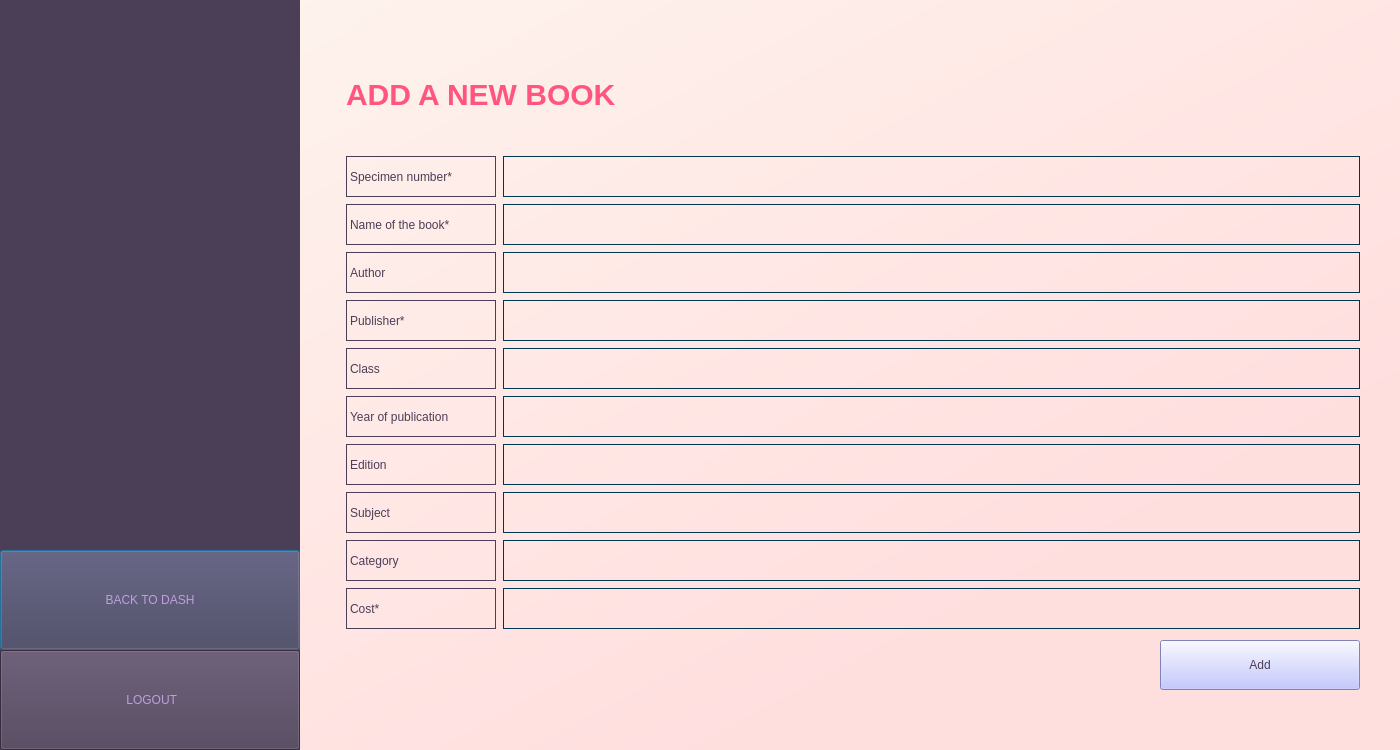
<?xml version="1.0" encoding="UTF-8"?>
<ui version="4.0">
 <class>Dialog</class>
 <widget class="QDialog" name="Dialog">
  <property name="geometry">
   <rect>
    <x>0</x>
    <y>0</y>
    <width>1400</width>
    <height>750</height>
   </rect>
  </property>
  <property name="minimumSize">
   <size>
    <width>1400</width>
    <height>750</height>
   </size>
  </property>
  <property name="windowTitle">
   <string>Dialog</string>
  </property>
  <property name="styleSheet">
   <string notr="true">QWidget#dashwidget{
	background-color : qlineargradient(spread:pad, x1:0, y1:0, x2:1, y2:1, stop:0 rgba(254, 246, 239, 255), stop:0.766169 rgba(255, 222, 222, 255))
}</string>
  </property>
  <layout class="QVBoxLayout" name="verticalLayout">
   <property name="spacing">
    <number>7</number>
   </property>
   <property name="leftMargin">
    <number>0</number>
   </property>
   <property name="topMargin">
    <number>0</number>
   </property>
   <property name="rightMargin">
    <number>0</number>
   </property>
   <property name="bottomMargin">
    <number>0</number>
   </property>
   <item>
    <widget class="QWidget" name="dashwidget" native="true">
     <property name="minimumSize">
      <size>
       <width>1400</width>
       <height>750</height>
      </size>
     </property>
     <property name="styleSheet">
      <string notr="true">QWidget#dashwidget{
	background-color : qlineargradient(spread:pad, x1:0, y1:0, x2:1, y2:1, stop:0 rgba(254, 246, 239, 255), stop:0.766169 rgba(255, 222, 222, 255))
}</string>
     </property>
     <layout class="QGridLayout" name="gridLayout_2">
      <property name="leftMargin">
       <number>0</number>
      </property>
      <property name="topMargin">
       <number>0</number>
      </property>
      <property name="rightMargin">
       <number>0</number>
      </property>
      <property name="bottomMargin">
       <number>0</number>
      </property>
      <item row="0" column="0">
       <layout class="QHBoxLayout" name="horizontalLayout">
        <item>
         <widget class="QWidget" name="widget" native="true">
          <property name="minimumSize">
           <size>
            <width>300</width>
            <height>750</height>
           </size>
          </property>
          <property name="styleSheet">
           <string notr="true">background-color: rgb(75, 62, 87);</string>
          </property>
          <layout class="QVBoxLayout" name="verticalLayout_4">
           <property name="spacing">
            <number>0</number>
           </property>
           <property name="leftMargin">
            <number>0</number>
           </property>
           <property name="topMargin">
            <number>0</number>
           </property>
           <property name="rightMargin">
            <number>0</number>
           </property>
           <property name="bottomMargin">
            <number>0</number>
           </property>
           <item>
            <spacer name="verticalSpacer_3">
             <property name="orientation">
              <enum>Qt::Vertical</enum>
             </property>
             <property name="sizeType">
              <enum>QSizePolicy::Preferred</enum>
             </property>
             <property name="sizeHint" stdset="0">
              <size>
               <width>20</width>
               <height>1000</height>
              </size>
             </property>
            </spacer>
           </item>
           <item>
            <widget class="QPushButton" name="homeButton">
             <property name="minimumSize">
              <size>
               <width>300</width>
               <height>100</height>
              </size>
             </property>
             <property name="styleSheet">
              <string notr="true">font: 18pt &quot;Calibri&quot;;
color: rgb(190, 159, 221);</string>
             </property>
             <property name="text">
              <string>BACK TO DASH</string>
             </property>
            </widget>
           </item>
           <item>
            <widget class="QPushButton" name="logout">
             <property name="minimumSize">
              <size>
               <width>300</width>
               <height>100</height>
              </size>
             </property>
             <property name="styleSheet">
              <string notr="true">font: 18pt &quot;Calibri&quot;;
color:rgb(190, 159, 221);
background-color:rgb(75, 62, 87);</string>
             </property>
             <property name="text">
              <string> LOGOUT</string>
             </property>
             <property name="icon">
              <iconset>
               <normaloff>logout icon.png</normaloff>logout icon.png</iconset>
             </property>
             <property name="iconSize">
              <size>
               <width>30</width>
               <height>30</height>
              </size>
             </property>
            </widget>
           </item>
          </layout>
         </widget>
        </item>
        <item>
         <spacer name="verticalSpacer">
          <property name="orientation">
           <enum>Qt::Vertical</enum>
          </property>
          <property name="sizeHint" stdset="0">
           <size>
            <width>40</width>
            <height>40</height>
           </size>
          </property>
         </spacer>
        </item>
        <item>
         <layout class="QVBoxLayout" name="verticalLayout_2">
          <item>
           <spacer name="horizontalSpacer_3">
            <property name="orientation">
             <enum>Qt::Horizontal</enum>
            </property>
            <property name="sizeHint" stdset="0">
             <size>
              <width>40</width>
              <height>40</height>
             </size>
            </property>
           </spacer>
          </item>
          <item>
           <widget class="QLabel" name="libraryRecords">
            <property name="minimumSize">
             <size>
              <width>1035</width>
              <height>54</height>
             </size>
            </property>
            <property name="styleSheet">
             <string notr="true">font-size: 30px;
font: 75 26pt &quot;Trebuchet MS&quot;;
color: rgb(255, 85, 127);</string>
            </property>
            <property name="text">
             <string>&lt;html&gt;&lt;head/&gt;&lt;body&gt;&lt;p&gt;&lt;span style=&quot; font-weight:600;&quot;&gt;ADD A NEW BOOK&lt;/span&gt;&lt;/p&gt;&lt;/body&gt;&lt;/html&gt;</string>
            </property>
            <property name="textFormat">
             <enum>Qt::AutoText</enum>
            </property>
           </widget>
          </item>
          <item>
           <layout class="QGridLayout" name="gridLayout">
            <property name="spacing">
             <number>7</number>
            </property>
            <item row="6" column="0">
             <widget class="QLabel" name="label_8">
              <property name="minimumSize">
               <size>
                <width>150</width>
                <height>40</height>
               </size>
              </property>
              <property name="styleSheet">
               <string notr="true">color:rgb(75, 62, 87);
font: 14pt &quot;Calibri&quot;;
border : 1px solid rgb(75, 62, 87);</string>
              </property>
              <property name="text">
               <string>Edition</string>
              </property>
             </widget>
            </item>
            <item row="4" column="0">
             <widget class="QLabel" name="label_6">
              <property name="minimumSize">
               <size>
                <width>150</width>
                <height>40</height>
               </size>
              </property>
              <property name="styleSheet">
               <string notr="true">color:rgb(75, 62, 87);
font: 14pt &quot;Calibri&quot;;
border : 1px solid rgb(75, 62, 87);</string>
              </property>
              <property name="text">
               <string>Class</string>
              </property>
             </widget>
            </item>
            <item row="6" column="1">
             <widget class="QLineEdit" name="editionfield">
              <property name="minimumSize">
               <size>
                <width>684</width>
                <height>41</height>
               </size>
              </property>
              <property name="styleSheet">
               <string notr="true">background-color: rgba(0, 0, 0, 0);
border:1px solid rgb(0, 55, 80);
color: rgb(0, 55, 80);
font: 75 14pt &quot;Verdana&quot; bold;

</string>
              </property>
             </widget>
            </item>
            <item row="1" column="0">
             <widget class="QLabel" name="label">
              <property name="minimumSize">
               <size>
                <width>150</width>
                <height>40</height>
               </size>
              </property>
              <property name="styleSheet">
               <string notr="true">color:rgb(75, 62, 87);
font: 14pt &quot;Calibri&quot;;
border : 1px solid rgb(75, 62, 87);</string>
              </property>
              <property name="text">
               <string>Name of the book*</string>
              </property>
             </widget>
            </item>
            <item row="9" column="0">
             <widget class="QLabel" name="label_11">
              <property name="minimumSize">
               <size>
                <width>150</width>
                <height>40</height>
               </size>
              </property>
              <property name="styleSheet">
               <string notr="true">color:rgb(75, 62, 87);
font: 14pt &quot;Calibri&quot;;
border : 1px solid rgb(75, 62, 87);</string>
              </property>
              <property name="text">
               <string>Cost*</string>
              </property>
             </widget>
            </item>
            <item row="4" column="1">
             <widget class="QLineEdit" name="classfield">
              <property name="minimumSize">
               <size>
                <width>684</width>
                <height>41</height>
               </size>
              </property>
              <property name="styleSheet">
               <string notr="true">background-color: rgba(0, 0, 0, 0);
border:1px solid rgb(0, 55, 80);
color: rgb(0, 55, 80);
font: 75 14pt &quot;Verdana&quot; bold;

</string>
              </property>
             </widget>
            </item>
            <item row="5" column="0">
             <widget class="QLabel" name="label_7">
              <property name="minimumSize">
               <size>
                <width>150</width>
                <height>40</height>
               </size>
              </property>
              <property name="styleSheet">
               <string notr="true">color:rgb(75, 62, 87);
font: 14pt &quot;Calibri&quot;;
border : 1px solid rgb(75, 62, 87);</string>
              </property>
              <property name="text">
               <string>Year of publication</string>
              </property>
             </widget>
            </item>
            <item row="8" column="1">
             <widget class="QLineEdit" name="categoryfield">
              <property name="minimumSize">
               <size>
                <width>684</width>
                <height>41</height>
               </size>
              </property>
              <property name="styleSheet">
               <string notr="true">background-color: rgba(0, 0, 0, 0);
border:1px solid rgb(0, 55, 80);
color: rgb(0, 55, 80);
font: 75 14pt &quot;Verdana&quot; bold;

</string>
              </property>
             </widget>
            </item>
            <item row="0" column="1">
             <widget class="QLineEdit" name="spnofield">
              <property name="minimumSize">
               <size>
                <width>684</width>
                <height>41</height>
               </size>
              </property>
              <property name="styleSheet">
               <string notr="true">background-color: rgba(0, 0, 0, 0);
border:1px solid rgb(0, 55, 80);
color: rgb(0, 55, 80);
font: 75 14pt &quot;Verdana&quot; bold;

</string>
              </property>
             </widget>
            </item>
            <item row="0" column="0">
             <widget class="QLabel" name="label_5">
              <property name="minimumSize">
               <size>
                <width>150</width>
                <height>40</height>
               </size>
              </property>
              <property name="styleSheet">
               <string notr="true">color:rgb(75, 62, 87);
font: 14pt &quot;Calibri&quot;;
border : 1px solid rgb(75, 62, 87);
</string>
              </property>
              <property name="text">
               <string>Specimen number*</string>
              </property>
             </widget>
            </item>
            <item row="9" column="1">
             <widget class="QLineEdit" name="costfield">
              <property name="minimumSize">
               <size>
                <width>684</width>
                <height>41</height>
               </size>
              </property>
              <property name="styleSheet">
               <string notr="true">background-color: rgba(0, 0, 0, 0);
border:1px solid rgb(0, 55, 80);
color: rgb(0, 55, 80);
font: 75 14pt &quot;Verdana&quot; bold;

</string>
              </property>
             </widget>
            </item>
            <item row="1" column="1">
             <widget class="QLineEdit" name="namefield">
              <property name="minimumSize">
               <size>
                <width>684</width>
                <height>41</height>
               </size>
              </property>
              <property name="styleSheet">
               <string notr="true">background-color: rgba(0, 0, 0, 0);
border:1px solid rgb(0, 55, 80);
color: rgb(0, 55, 80);
font: 75 14pt &quot;Verdana&quot; bold;

</string>
              </property>
             </widget>
            </item>
            <item row="2" column="1">
             <widget class="QLineEdit" name="authorfield">
              <property name="minimumSize">
               <size>
                <width>684</width>
                <height>41</height>
               </size>
              </property>
              <property name="styleSheet">
               <string notr="true">background-color: rgba(0, 0, 0, 0);
border:1px solid rgb(0, 55, 80);
color: rgb(0, 55, 80);
font: 75 14pt &quot;Verdana&quot; bold;

</string>
              </property>
             </widget>
            </item>
            <item row="5" column="1">
             <widget class="QLineEdit" name="yearfield">
              <property name="minimumSize">
               <size>
                <width>684</width>
                <height>41</height>
               </size>
              </property>
              <property name="styleSheet">
               <string notr="true">background-color: rgba(0, 0, 0, 0);
border:1px solid rgb(0, 55, 80);
color: rgb(0, 55, 80);
font: 75 14pt &quot;Verdana&quot; bold;

</string>
              </property>
             </widget>
            </item>
            <item row="8" column="0">
             <widget class="QLabel" name="label_10">
              <property name="minimumSize">
               <size>
                <width>150</width>
                <height>40</height>
               </size>
              </property>
              <property name="styleSheet">
               <string notr="true">color:rgb(75, 62, 87);
font: 14pt &quot;Calibri&quot;;
border : 1px solid rgb(75, 62, 87);</string>
              </property>
              <property name="text">
               <string>Category</string>
              </property>
             </widget>
            </item>
            <item row="7" column="0">
             <widget class="QLabel" name="label_9">
              <property name="minimumSize">
               <size>
                <width>150</width>
                <height>40</height>
               </size>
              </property>
              <property name="styleSheet">
               <string notr="true">color:rgb(75, 62, 87);
font: 14pt &quot;Calibri&quot;;
border : 1px solid rgb(75, 62, 87);</string>
              </property>
              <property name="text">
               <string>Subject</string>
              </property>
             </widget>
            </item>
            <item row="3" column="0">
             <widget class="QLabel" name="label_4">
              <property name="minimumSize">
               <size>
                <width>150</width>
                <height>40</height>
               </size>
              </property>
              <property name="styleSheet">
               <string notr="true">color:rgb(75, 62, 87);
font: 14pt &quot;Calibri&quot;;
border : 1px solid rgb(75, 62, 87);</string>
              </property>
              <property name="text">
               <string>Publisher*</string>
              </property>
             </widget>
            </item>
            <item row="3" column="1">
             <widget class="QLineEdit" name="publisherfield">
              <property name="minimumSize">
               <size>
                <width>684</width>
                <height>41</height>
               </size>
              </property>
              <property name="styleSheet">
               <string notr="true">background-color: rgba(0, 0, 0, 0);
border:1px solid rgb(0, 55, 80);
color: rgb(0, 55, 80);
font: 75 14pt &quot;Verdana&quot; bold;

</string>
              </property>
             </widget>
            </item>
            <item row="2" column="0">
             <widget class="QLabel" name="label_3">
              <property name="minimumSize">
               <size>
                <width>150</width>
                <height>40</height>
               </size>
              </property>
              <property name="styleSheet">
               <string notr="true">color:rgb(75, 62, 87);
font: 14pt &quot;Calibri&quot;;
border : 1px solid rgb(75, 62, 87);</string>
              </property>
              <property name="text">
               <string>Author</string>
              </property>
             </widget>
            </item>
            <item row="7" column="1">
             <widget class="QLineEdit" name="subjectfield">
              <property name="minimumSize">
               <size>
                <width>684</width>
                <height>41</height>
               </size>
              </property>
              <property name="styleSheet">
               <string notr="true">background-color: rgba(0, 0, 0, 0);
border:1px solid rgb(0, 55, 80);
color: rgb(0, 55, 80);
font: 75 14pt &quot;Verdana&quot; bold;

</string>
              </property>
             </widget>
            </item>
           </layout>
          </item>
          <item>
           <spacer name="horizontalSpacer">
            <property name="orientation">
             <enum>Qt::Horizontal</enum>
            </property>
            <property name="sizeHint" stdset="0">
             <size>
              <width>40</width>
              <height>5</height>
             </size>
            </property>
           </spacer>
          </item>
          <item>
           <layout class="QGridLayout" name="gridLayout_3">
            <property name="topMargin">
             <number>0</number>
            </property>
            <item row="0" column="0">
             <widget class="QLabel" name="confirm">
              <property name="styleSheet">
               <string notr="true">font: 13pt &quot;Calibri&quot; bold;
color:rgb(170, 0, 0);</string>
              </property>
              <property name="text">
               <string/>
              </property>
             </widget>
            </item>
            <item row="0" column="1">
             <widget class="QPushButton" name="addButton">
              <property name="minimumSize">
               <size>
                <width>200</width>
                <height>50</height>
               </size>
              </property>
              <property name="maximumSize">
               <size>
                <width>200</width>
                <height>50</height>
               </size>
              </property>
              <property name="styleSheet">
               <string notr="true">font: 15pt &quot;Calibri&quot;;
color:rgb(75, 62, 87);
background-color:rgb(178, 182, 255);


</string>
              </property>
              <property name="text">
               <string>Add</string>
              </property>
             </widget>
            </item>
           </layout>
          </item>
          <item>
           <spacer name="horizontalSpacer_2">
            <property name="orientation">
             <enum>Qt::Horizontal</enum>
            </property>
            <property name="sizeHint" stdset="0">
             <size>
              <width>40</width>
              <height>60</height>
             </size>
            </property>
           </spacer>
          </item>
         </layout>
        </item>
        <item>
         <spacer name="verticalSpacer_2">
          <property name="orientation">
           <enum>Qt::Vertical</enum>
          </property>
          <property name="sizeHint" stdset="0">
           <size>
            <width>40</width>
            <height>40</height>
           </size>
          </property>
         </spacer>
        </item>
       </layout>
      </item>
     </layout>
    </widget>
   </item>
  </layout>
 </widget>
 <resources/>
 <connections/>
</ui>
